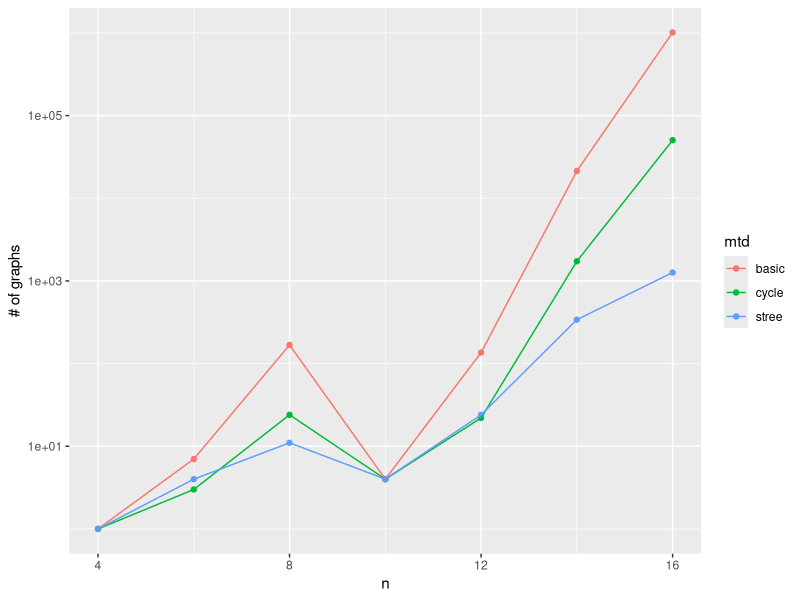

Source code (R):
library(readr)
library(dplyr)
library(ggplot2)

data <- read_csv('cmp-algo-full-mws.csv') %>%
  filter(d == 3, bdr == 'basic' | mgr == 'basic') %>%
  mutate(mtd = ifelse(mgr == 'basic', bdr, mgr)) %>%
  select(n, d, mtd, n_graph)
gp <- ggplot(data, aes(n, n_graph, color=mtd)) +
  scale_y_log10() +
  geom_point() +
  geom_line() +
  labs(x = 'n', y = '# of graphs')
ggsave('cmp-algo-full-graph.pdf', gp,
       width = 15, height = 10, units = 'cm')
